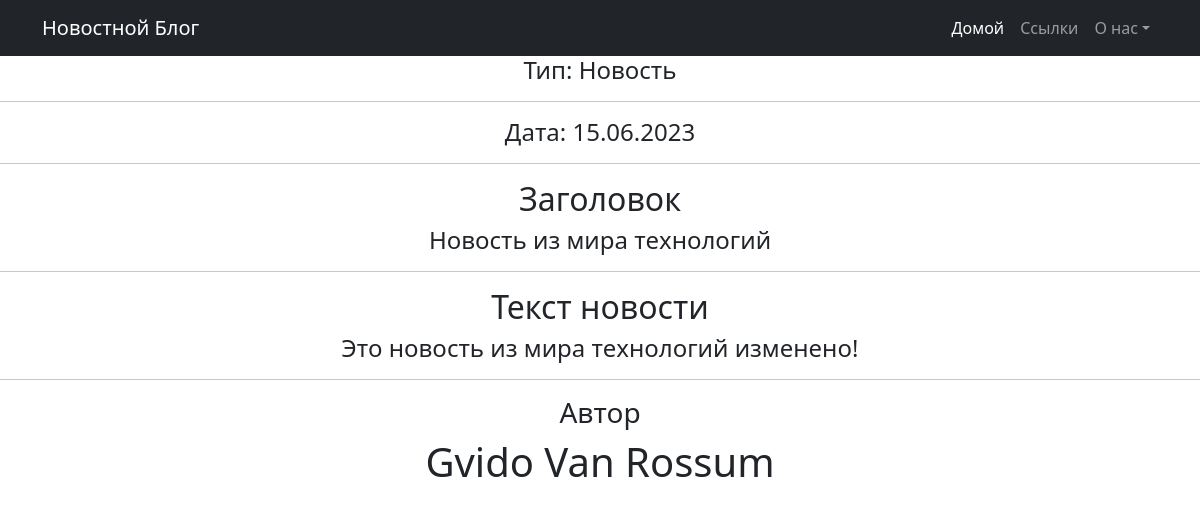
Screenshot of /posts/news/1/ with the database file from the repository.
### postnews/models.py (models this page shows, shortened)
class Post(models.Model):
	id_author = models.ForeignKey(Author, on_delete= models.CASCADE)
	post_or_new = models.CharField(max_length=20,
								   choices= POSSTING)
	time_create = models.DateTimeField(auto_now_add= True)
	id_post_category = models.ManyToManyField(Category, through= 'PostCategory')
	article_title_news = models.CharField(max_length= 50)
	main_text = models.TextField()
	rating = models.IntegerField(validators=[MinValueValidator(0)], default= 0)

class Author(models.Model):
	id_user = models.OneToOneField(User, on_delete= models.CASCADE)
	name = models.CharField(max_length= 20, default= 'NoName')
	rating = models.IntegerField(validators=[MinValueValidator(0)], default= 0)
	def __str__(self):
		return self.name

### postnews/views.py (the view)
# urls.py: path('news/<int:pk>/', NewsDetail.as_view(), name= 'news_detail'),
class NewsDetail(DetailView):
	model = Post
	template_name = 'news_detail.html'
	context_object_name = 'news'

### postnews/templatetags/censor.py (called while the page is built)
@register.filter()
def censor(value):
    words = ['редиска']
    text_one = value.split()
    main_text = ''
    for word in text_one:
        if word in words:
            censor = f'{word[:1]}' + (len(word)-1) * '*'
            if main_text == '':
                main_text += censor
            else:
                main_text += ' ' + censor
        elif main_text == '':
            main_text += word
        else:
            main_text += ' ' + word
    return f'{main_text}'

### templates/news_detail.html (shortened to what this page needs)
<!DOCTYPE html>
{% extends 'flatpages/default.html' %}
{% load censor %}
{% block content %}
<h4>Тип: {{news.post_or_new}}</h4>
<hr>
<h4>Дата: {{news.time_create|date:"d.m.Y"}}</h4>
<hr>
<h2>Заголовок</h2>
<h4>{{news.article_title_news|censor}}</h4>
<hr>
<h2>Текст новости</h2>
<h4>{{news.main_text|censor}}
	<hr>
	<h3>Автор</h3>
	<h1>{{news.id_author}}<h1>
<p>&nbsp;</p>
{% endblock content%}

### rows the page displays
Post: post_or_new "Новость", time_create "15.06.2023", article_title_news|censor "Новость из мира технологий", main_text|censor "Это новость из мира технологий изменено!", id_author "Gvido Van Rossum"
